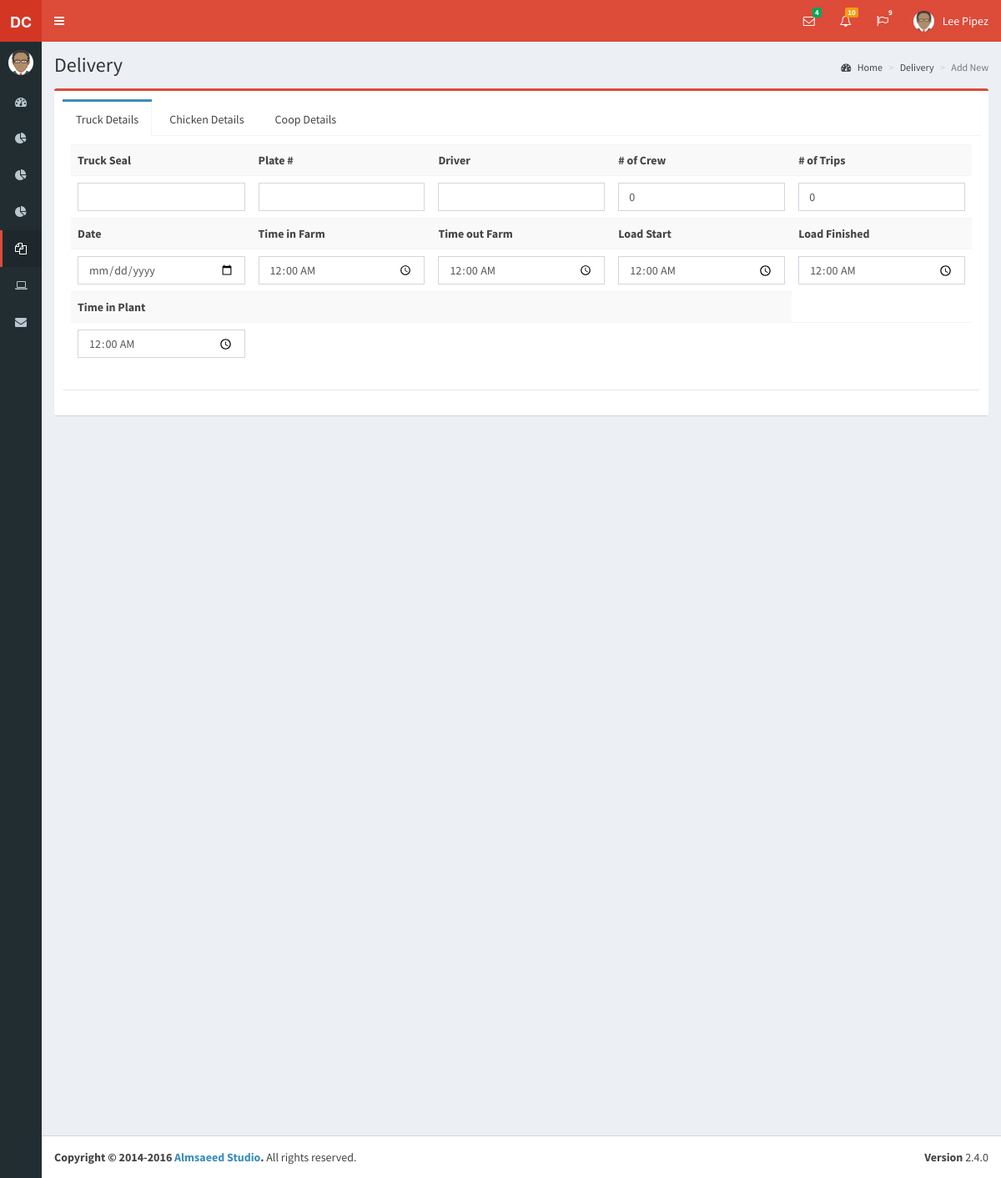
The page /admin/view_delivery.php?id=7 (signed in) on the database as committed earlier.
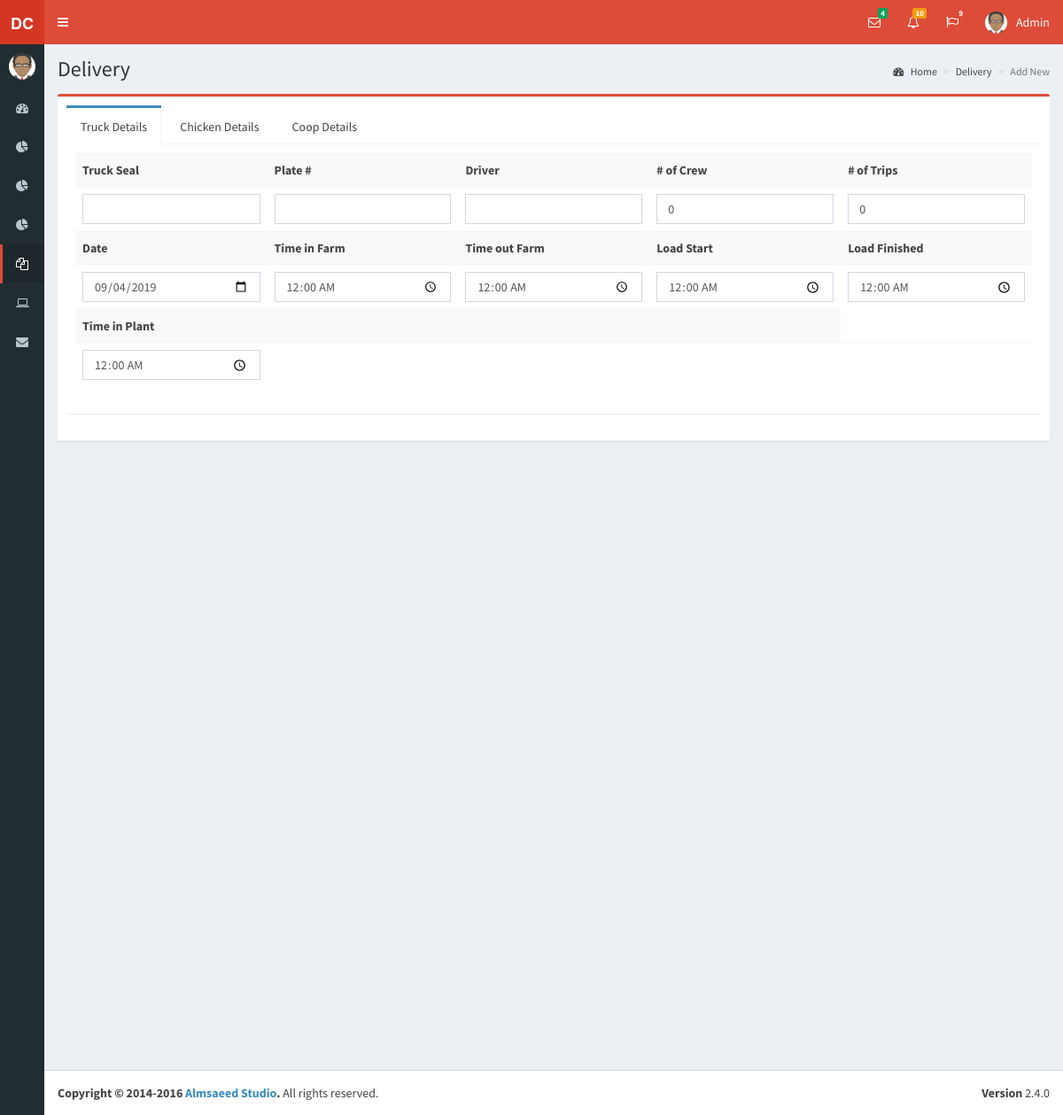
The same page on the database as committed later.
### tables this page shows
CREATE TABLE `delivery` (
  `delivery_id` int(11) NOT NULL,
  `truck_seal` varchar(50) NOT NULL,
  `tripno` int(11) NOT NULL,
  `noofcrew` int(11) NOT NULL,
  `timeoutfarm` time NOT NULL,
  `pcshauled` int(11) NOT NULL,
  `houseno` int(11) NOT NULL,
  `farmchecker` varchar(50) NOT NULL,
  `feed` datetime NOT NULL,
  `timeweighed` timestamp NOT NULL DEFAULT CURRENT_TIMESTAMP ON UPDATE CURRENT_TIMESTAMP,
  `alw` decimal(10,2) NOT NULL,
  `weigher` varchar(50) NOT NULL,
  `birdspercoop` int(11) NOT NULL,
  `coopswocover` int(11) NOT NULL,
  `timeinplant` time NOT NULL,
  `grower_id` int(11) NOT NULL,
  `timeinfarm` time NOT NULL,
  `loadstart` time NOT NULL,
  `loadfinish` time NOT NULL,
  `plateno` varchar(30) NOT NULL,
  `preparedby` varchar(50) NOT NULL,
  `delivery_date` date NOT NULL,
  `gross_weight` decimal(10,2) NOT NULL,
  `coops_weight` decimal(10,2) NOT NULL,
  `net_weight` decimal(10,2) NOT NULL,
  `doa_pcs` int(11) NOT NULL,
  `doa_weight` decimal(10,2) NOT NULL,
  `daa_pcs` int(11) NOT NULL,
  `daa_weight` decimal(10,2) NOT NULL,
  `driver` varchar(30) NOT NULL
);

### admin/view_truck.php (the view, shortened to what this page needs)
<?php
 include('../dist/includes/dbcon.php');
 $id=$_REQUEST['id'];
  $query=mysqli_query($con,"select * from delivery where delivery_id='$id'")or die(mysqli_error());
    $row=mysqli_fetch_array($query);
?>
<table class="table table-striped">
    <tbody>
      <tr>
        <th>Truck Seal</th>
        <th>Plate #</th>
        <th>Driver</th>
        <th># of Crew</th>
        <th># of Trips</th>
      </tr>
      <tr>
        <td><input type="text" class="form-control" id="name" name="seal" value="<?php echo $row['truck_seal'];?>"></td>
        <td><input type="text" class="form-control" id="name" name="plateno" value="<?php echo $row['plateno'];?>"></td>
        <td><input type="text" class="form-control" id="name" name="driver" value="<?php echo $row['truck_seal'];?>"></td>
        <td><input type="number" class="form-control" id="name" name="crew" value="<?php echo $row['noofcrew'];?>"></td>
        <td><input type="number" class="form-control" id="name" name="trips" value="<?php echo $row['tripno'];?>"></td>
      </tr>
      <tr>
        <th>Date</th>
        <th>Time in Farm</th>
        <th>Time out Farm</th>
        <th>Load Start</th>
        <th>Load Finished</th>
      </tr>
      <tr>
        <td><input type="date" class="form-control" id="name" name="date" value="<?php echo $row['delivery_date'];?>"></td>
        <td><input type="time" class="form-control" id="name" name="timein_farm" value="<?php echo $row['timeinfarm'];?>"></td>
        <td><input type="time" class="form-control" id="name" name="timeout_farm" value="<?php echo $row['timeoutfarm'];?>"></td>
        <td><input type="time" class="form-control" id="name" name="load_start" value="<?php echo $row['loadstart'];?>"></td>
        <td><input type="time" class="form-control" id="name" name="load_finish" value="<?php echo $row['loadfinish'];?>"></td>
      </tr>
      <tr>
        <th>Time in Plant</th>
        <th></th>
        <th></th>
        <th></th>
      </tr>
      <tr>
        <td><input type="time" class="form-control" id="name" name="timein" value="<?php echo $row['timeinplant'];?>"></td>
        <td></td>
        <td></td>
        <td></td>
        <td></td>
      </tr>
    </tbody>
</table>

### dist/includes/header.php (shortened to what this page needs)
<header class="main-header">
    <a href="index.php" class="logo">
      <span class="logo-mini"><b>DC</b></span>
    </a>
    <nav class="navbar navbar-static-top">
      <a href="#" class="sidebar-toggle" data-toggle="push-menu" role="button">
      </a>
      <div class="navbar-custom-menu">
        <ul class="nav navbar-nav">
          <li class="dropdown messages-menu">
            <a href="#" class="dropdown-toggle" data-toggle="dropdown">
              <i class="fa fa-envelope-o"></i>
              <span class="label label-success">4</span>
            </a>
          </li>
          <li class="dropdown notifications-menu">
            <a href="#" class="dropdown-toggle" data-toggle="dropdown">
              <i class="fa fa-bell-o"></i>
              <span class="label label-warning">10</span>
            </a>
          </li>
          <li class="dropdown tasks-menu">
            <a href="#" class="dropdown-toggle" data-toggle="dropdown">
              <i class="fa fa-flag-o"></i>
              <span class="label label-danger">9</span>
            </a>
          </li>
          <li class="dropdown user user-menu">
            <a href="#" class="dropdown-toggle" data-toggle="dropdown">
              <img src="../dist/img/avatar.png" class="user-image" alt="User Image">
              <span class="hidden-xs"><?php echo $_SESSION['name'];?></span>
            </a>
          </li>
        </ul>
      </div>
    </nav>
  </header>

Rows that differ between the two databases and show on the page:
changed delivery: date (not shown) → "09/04/2019"
Other text that changed with them:
$_SESSION['name']: "Lee Pipez" → "Admin"
